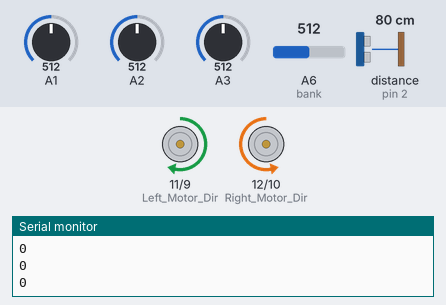
The sketch below on a simulated Arduino Nano, built with avr-gcc and run on an emulated ATmega328P. Shown: direction and speed pins drawn as motors (green arrow = direction pin HIGH = forward, orange = LOW = backward, longer = more drive), the last lines printed to the serial monitor. Inputs (shaded band) come from the test bench; at power-on: distance to the obstacle (sensor on pin 2) 80 cm, A3 = 512, A1 = 512, A2 = 512, A6 (bank) = 512. The echo pulse lasts 58.3 µs per cm.

Above: at 1.2 s.
1.3 s: distance to the obstacle (sensor on pin 2) set to 2 cm
3.4 s: A3 set to 489
At 5.3 s:
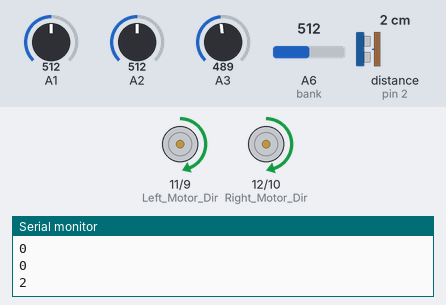
6.4 s: A3 set to 511
At 7.0 s:
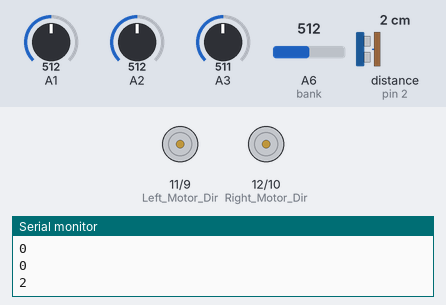
7.9 s: A1 set to 491
At 8.06 s:
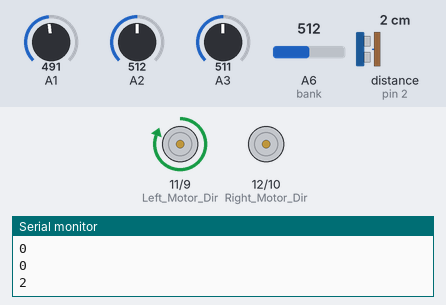
10.9 s: A2 set to 306
Timing chart, 0 to 14.8 s (numbered marks = the images above; inputs shaded):
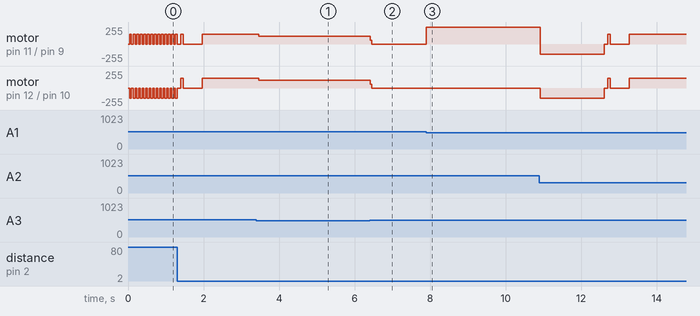

The sketch:

alco_bot_v2.ino
```cpp
#include <NewPing.h> // библиотека сонара
int TRIG = 3; // посылание звука (неточная информация)
int ECHO = 2; // прием звука (неточная информация)
int MAX_DISTANCE = 30; // максимальное расстояние измерения
NewPing sonar(TRIG, ECHO, MAX_DISTANCE); // определение сонара
int DISTANCE; // переменная "расстояние"
int DISTANCE_R;
int DISTANCE_L;
int DISTANCE_F;
int Right_Motor_Speed = 10;
int Left_Motor_Speed = 9;
int Right_Motor_Dir = 12;
int Left_Motor_Dir = 11;
int speed = 150;
int bank = A6;

void forward( int time )
{
  digitalWrite( Right_Motor_Dir, HIGH );
  analogWrite( Right_Motor_Speed,speed );
  digitalWrite( Left_Motor_Dir, HIGH );
  analogWrite( Left_Motor_Speed, speed );
  delay( time );
}
void backward( int time )
{
  digitalWrite( Right_Motor_Dir, LOW );
  analogWrite( Right_Motor_Speed, speed );
  digitalWrite( Left_Motor_Dir, LOW );
  analogWrite( Left_Motor_Speed, speed );
  delay( time );
}
void stope( int time )
{
  digitalWrite( Right_Motor_Dir, HIGH );
  analogWrite( Right_Motor_Speed, 0 );
  digitalWrite( Left_Motor_Dir, HIGH );
  analogWrite( Left_Motor_Speed, 0 );
  delay( time );
}
void left( int time )
{
  digitalWrite( Right_Motor_Dir, HIGH );
  analogWrite( Right_Motor_Speed, speed );
  digitalWrite( Left_Motor_Dir, LOW );
  analogWrite( Left_Motor_Speed, speed );
  delay( time );
}
void right( int time )
{
  digitalWrite( Right_Motor_Dir, LOW );
  analogWrite( Right_Motor_Speed, speed );
  digitalWrite( Left_Motor_Dir, HIGH );
  analogWrite( Left_Motor_Speed, speed );
  delay( time );
}
void right_hand_forward( int time )
{
  digitalWrite( Right_Motor_Dir, HIGH );
  analogWrite( Right_Motor_Speed, 255 );
  digitalWrite( Left_Motor_Dir, HIGH );
  analogWrite( Left_Motor_Speed, 0 );
  delay( time );
}
void left_hand_forward( int time )
{
  digitalWrite( Right_Motor_Dir, HIGH );
  analogWrite( Right_Motor_Speed, 0 );
  digitalWrite( Left_Motor_Dir, HIGH );
  analogWrite( Left_Motor_Speed, 255 );
  delay( time );
}

void setup()
{
  Serial.begin ( 9600 ); // скорость общения с "портом" для вывода инфы на монитор
  pinMode ( Right_Motor_Dir, OUTPUT );
  pinMode ( Right_Motor_Speed, OUTPUT );
  pinMode ( Left_Motor_Dir, OUTPUT );
  pinMode ( Left_Motor_Speed, OUTPUT );
  pinMode ( TRIG, OUTPUT );
  pinMode ( ECHO, INPUT );
  pinMode ( A3, INPUT );
  pinMode ( bank, INPUT );
  pinMode ( A1, INPUT );
  pinMode ( A2, INPUT );

}

void loop()
{
  unsigned int DISTANCE = sonar.ping_cm(); // читаем показания сонара в сантиметра
  delay ( 40 );  //  ждем для чтения сонара
  Serial.println (DISTANCE);
  if ( DISTANCE == 0 )
  {
    right ( 50 );  //  крутимся направо в поисках объекта
    stope ( 1 );  // стоп
  }
  if ( DISTANCE < 30 && DISTANCE > 0 )
  {
    //right ( 35 );  // докручиваемся примерно до центра объекта
    stope ( 1 );
    while ( true )
    {
      unsigned int DISTANCE = sonar.ping_cm(); // читаем показания сонара в сантиметра
      delay ( 40 );
      int color = analogRead( A3 );  //  чтение датчика линии края поля
      if ( color > 500 && DISTANCE > 0 )  // если робот не доехал до линии
      {
        forward ( 20 );
        stope ( 1 );
      }
      if ( color < 500 )  // если робот доехал до линии
      {
        while (true)  // начало цикла выравнивания по линии для более менее ровного отъезда назад
        {
          int Line_R = analogRead (A1); // чтиние правого датчика линии
          int Line_L = analogRead (A2); // чтение левого датчика линии
          int Line_F = analogRead (A3); // чтание центрального датчика линии
          if (Line_F < 500 && Line_R > 500 && Line_L > 500)
          {
            forward ( 5 );
            stope ( 1 );
          }
          if ( Line_R < 500 && Line_L > 500 )
          {
            left_hand_forward ( 10 );
            stope ( 1 );
          }
          if ( Line_L < 500 && Line_R > 500 )
          {
            right_hand_forward ( 10 );
            stope ( 1 );
          }
          if (Line_R < 500 && Line_L < 500 )
          {
            backward ( 1500 );
            stope ( 10 );
            return;
          }
        }
      }
      if ( DISTANCE == 0 ) // если объект пропал из поля работы сонара, начинаем поиск объекта
      {
        int MAX_DISTANCE = 20;  //  определение максимально рабочей дистанции для чтения сонара
        unsigned int DISTANCE_F = sonar.ping_cm();  //  Ищем прямо сонаром
        delay( 40 );  //  ждем для чтения сонара
        right( 150 );  //  разворот направо
        stope( 1 );  // стоп на всякий случай
        unsigned int DISTANCE_R = sonar.ping_cm();  // Проверяем наличие объекта перед нами (в позиции правее)
        delay( 40 );
        left( 300 );  //  разворот налево
        stope( 1 );  //  стоп на всякий случай
        unsigned int DISTANCE_L = sonar.ping_cm();  //  Проверяем наличие объекта перед нами (в позиции левее)
        delay( 40 );
        if( DISTANCE_F > DISTANCE_R && DISTANCE_F > DISTANCE_L )  //  если объект прямо
        {
          right( 150 );  //  разворот направо
          stope( 1 );
          return;
        }
        if( DISTANCE_R > DISTANCE_F && DISTANCE_R > DISTANCE_L )  // если объект находится справа
        {
          right( 300 );  //  разворот направо
          stope( 1 );
          return;
        }
        if( DISTANCE_L > DISTANCE_F && DISTANCE_L > DISTANCE_R )  //  если объект находится слева
        {
          stope ( 10 );
          return;
        }
        if( DISTANCE_F == 0 && DISTANCE_R == 0 && DISTANCE_L == 0 )  //  если не нашли объекта
        {
          backward( 750 );  //  назад
          stope( 10 );   //  стоп на всякий случай
          return;
        }
      }
      if ( DISTANCE < 3 && DISTANCE >0 )  // подъехали к объекту на расстояние чтения цвета банки
      {
        forward (50); // выравниваем банку для чтения цвета
        stope (1);
        int bank_color = analogRead ( bank ); // чтение цвета банки
        if ( bank_color > 800 ) // если банка черная
        {
          backward ( 750 );
          right ( 300 );
          stope ( 1000 );
          return;
        }
        if ( bank_color < 800 ) // если банка белая
        {
        delay (500);
        }
        while ( true )
        {
          int color = analogRead( A3 );  //  чтение датчика линии края поля
          if ( color > 500 ) // если робот не доехал до линии края поля
          {
            forward ( 10 );
          }
          if ( color < 500 ) // если робот доехал до линии края поля
          {
            while ( true ) // начало цикла выравнивания по линии для более менее ровного отъезда назад
            {
              int Line_R = analogRead (A1);
              int Line_L = analogRead (A2);
              int Line_F = analogRead (A3);
              if (Line_F < 500 && Line_R > 500 && Line_L > 500)
              {
                forward ( 5 );
                stope ( 1 );
              }
              if ( Line_R < 500 && Line_L > 500 )
              {
                left_hand_forward ( 20 );
                stope ( 1 );
              }
              if ( Line_L < 500 && Line_R > 500 )
              {
                right_hand_forward ( 20 );
                stope ( 1 );
              }
              if (Line_R < 500 && Line_L < 500 )
              {
                backward ( 1700 );
                stope ( 10 );
                return;
              }
            }
          }
        }
      }
    }
  }
}
```

Measured:
- the behaviour switches between 500 and 499 on A3 (found by bisection; images 0 and 1)
- the behaviour switches between 500 and 499 on A1 (found by bisection; images 2 and 3)
- after the input at 3.4 s, motor on pin 11 (Left_Motor_Dir) / pin 9 (Left_Motor_Speed): forward 150/255 → forward 115/255 after 0.06 s
- after the input at 6.4 s, motor on pin 11 (Left_Motor_Dir) / pin 9 (Left_Motor_Speed): forward 115/255 → stopped at once
- after the input at 7.9 s, motor on pin 11 (Left_Motor_Dir) / pin 9 (Left_Motor_Speed): stopped → forward 255/255 at once
